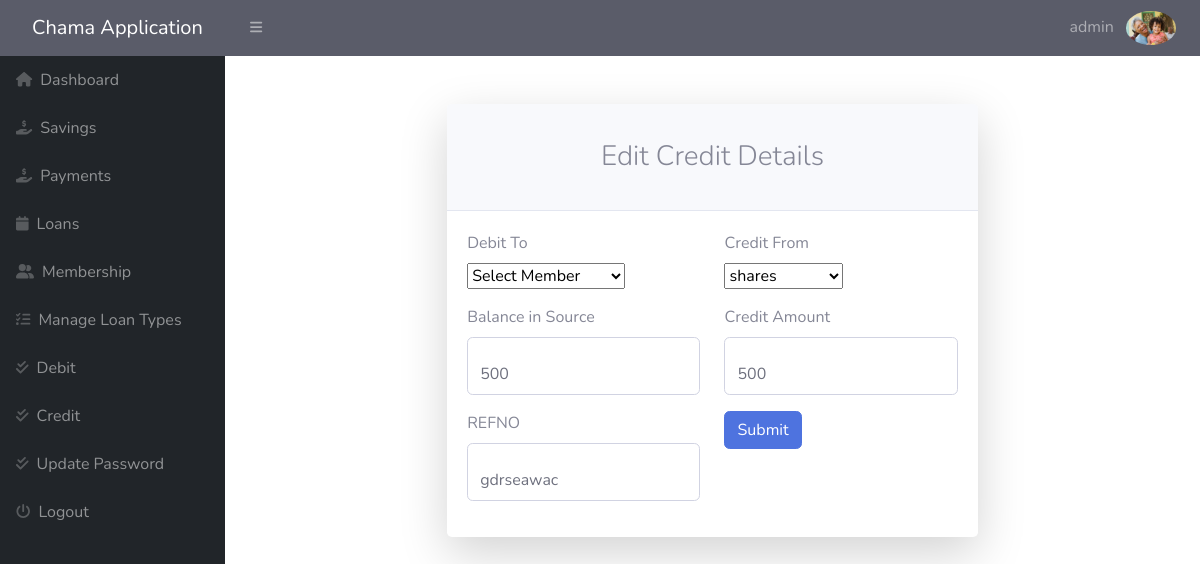
The app's page /admin/edit-credit.php?id=5 (signed in) with its own data.
### tables this page shows
CREATE TABLE `credit` (
  `id` int(11) NOT NULL,
  `mid` int(12) NOT NULL,
  `amount` float NOT NULL,
  `balance` float NOT NULL,
  `refno` varchar(50) NOT NULL,
  `source` varchar(30) NOT NULL,
  `credit_date` date NOT NULL DEFAULT current_timestamp(),
  `status` int(11) NOT NULL
);

### admin/edit-credit.php (the view, shortened to what this page needs)
<?php
include('includes/config.php');
?>
<!DOCTYPE html>
<html lang="en">
<head>
<link href="https://cdn.jsdelivr.net/npm/simple-datatables@latest/dist/style.css" rel="stylesheet" />
<link href="css/styles.css" rel="stylesheet" />
    <link href="vendor/fontawesome-free/css/all.min.css" rel="stylesheet" type="text/css">
    <link href="css/sb-admin-2.min.css" rel="stylesheet">
    <link href="vendor/datatables/dataTables.bootstrap4.min.css" rel="stylesheet">
</head>
<body class="sb-nav-fixed">
<div id="layoutSidenav">
<?php include('includes/header.php');?>
<?php include('includes/sidebar.php');?>
<div id="layoutSidenav_content">
<main>
<div class="container">
<div class="row justify-content-center">
<div class="col-lg-7">
<div class="card shadow-lg border-0 rounded-lg mt-5">
<div class="card-header"><h3 class="text-center font-weight-light my-4">Edit Credit Details</h3></div>
<div class="card-body">
<?php
$id = intval($_GET['id']);
$sql="SELECT * from credit where credit.id=:id";
$query = $dbh->prepare($sql);
$query->bindParam(':id', $id, PDO::PARAM_STR);
$query->execute();
$results = $query->fetchAll(PDO::FETCH_OBJ);
if ($query->rowCount() > 0) {
foreach ($results
as $result1) { ?>
<form method="post">
<div class="row mb-3">
<div class="col-md-6">
<label>Debit To<span class="required"></span></label>
<div class="form-floating mb-3 mb-md-0"><select  name="mid" required>
<option value="">Select Member </option>
</select>
</div>
</div>
<div class="col-md-6"><label class="control-label">Credit From</label>
<div class="form-floating">
<select name="source" id="cars">
<option ><?php echo htmlentities($result1->source);?></option>
</select>
</div>
</div>
</div>
<div class="row mb-3">
<div class="col-md-6">
<label>Balance in Source<span class="required"></span></label>
<div class="form-floating mb-3 mb-md-0">
<input type="number" value="<?php echo htmlentities($result1->balance);?>"  name="balance" required class="form-control"  />
</div>
</div>
<div class="col-md-6">
<label class="control-label">Credit Amount</label>
<div class="form-floating mb-3 mb-md-0">
<input type="number" name="amount"  value="<?php echo htmlentities($result1->amount);?>" class="form-control" step="0.01" ></li>
</div>
</div>
</div>
<div class="row mb-3">
<div class="col-md-6">
<label>REFNO<span class="required"></span></label>
<div class="form-floating mb-3 mb-md-0">
<input type="text" value="<?php echo htmlentities($result1->refno);?>" name="refno" required class="form-control" />
</div>
</div>
<div class="col-md-6">
<div class="form-floating mb-3 mb-md-0">
<input class="btn btn-primary" type="submit" name="submit"/>
</div>
</div>
</div>
</form>
<?php }}?>
</div>
</div>
</div>
</div>
</div>
</main>
</div>
</div>
</body>
</html>

### admin/includes/header.php (shortened to what this page needs)
        <nav class="sb-topnav navbar navbar-expand navbar-dark bg-dark">
            <a class="navbar-brand ps-3" href="#">Chama Application </a>
            <button class="btn btn-link btn-sm order-1 order-lg-0 me-4 me-lg-0" id="sidebarToggle" href="#!"><i class="fas fa-bars"></i></button>
    <ul class="navbar-nav ml-auto">
<li class="nav-item dropdown no-arrow">
    <a class="nav-link dropdown-toggle" href="#" id="userDropdown" role="button"
       data-toggle="dropdown" aria-haspopup="true" aria-expanded="false">
        <span class="mr-2 d-none d-lg-inline text-red-600 large">
        <?php
                    $email = $_SESSION['alogin'];
                    $sql2 = "SELECT * FROM `admin` WHERE `email`=:email;";
                    $query = $dbh->prepare($sql2);
                    $query->bindParam(':email', $email, PDO::PARAM_STR);
                    $query->execute();
                    $results = $query->fetchAll(PDO::FETCH_OBJ);
                    if ($query->rowCount() > 0) {
                        foreach ($results as $result) {
                            echo $result->username;
                        }
                    ?></span>
                 <img   src="photo/<?php echo ($result->profilepic);}?>" class="img-profile rounded-circle" style="width:50px" alt="Cinque Terre">
        </a>
</li>
</ul>
        </nav>

### records on screen
credit: source "shares", balance "500", amount "500", refno "gdrseawac"

### other values on screen
$result->username "admin"
